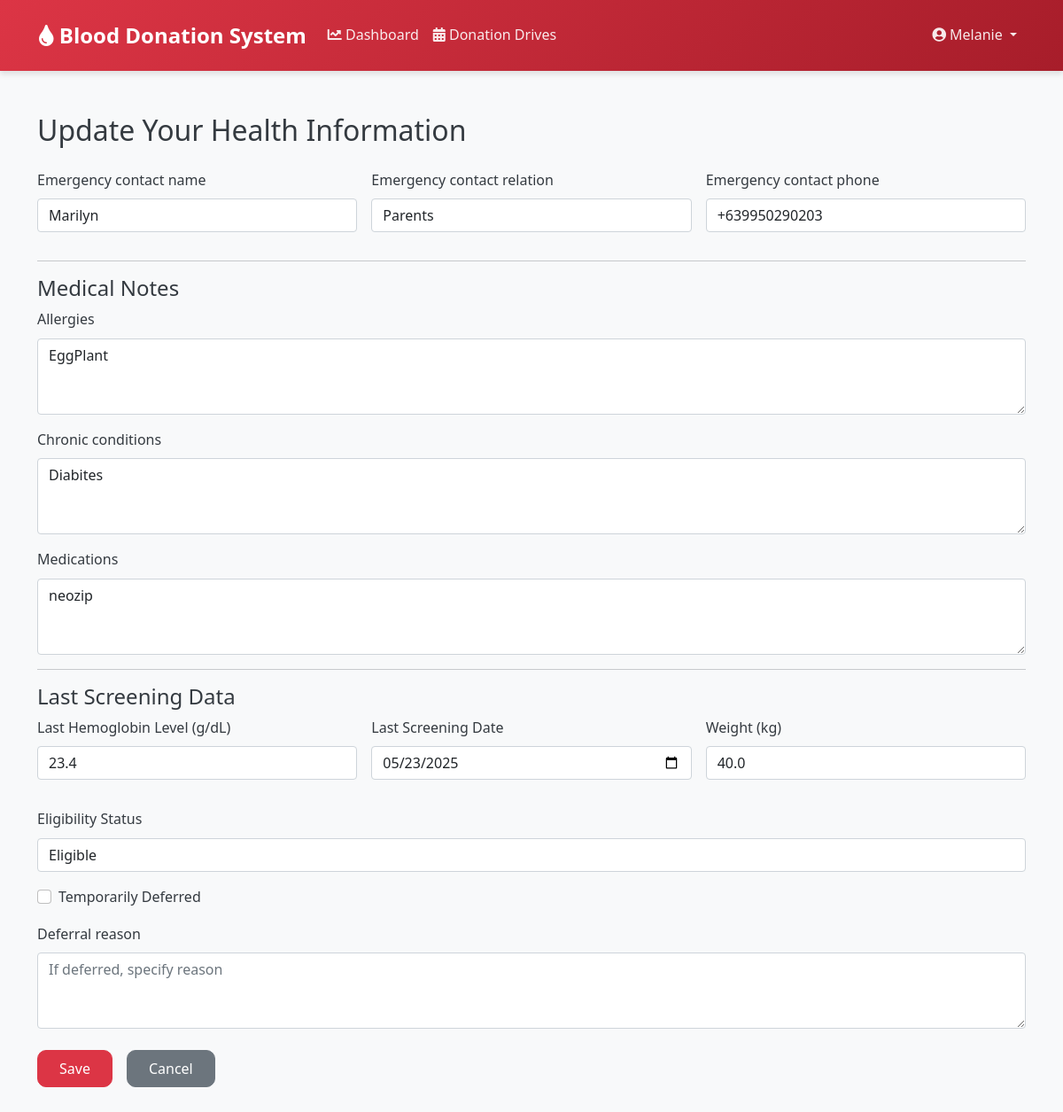
/update-health-info/ (signed in), run on the app's committed database.
### donation/models.py (models this page shows, shortened)
class Donor(models.Model):
    user = models.OneToOneField(User, on_delete=models.CASCADE)
    first_name = models.CharField(max_length=100)
    last_name = models.CharField(max_length=100)
    birth_date = models.DateField()
    gender = models.CharField(max_length=1, choices=GENDER_CHOICES, default='O')
    blood_type = models.CharField(max_length=3, choices=BLOOD_TYPES)
    contact_number = models.CharField(max_length=20)
    email = models.EmailField()
    address = models.TextField()
    barangay = models.CharField(max_length=100)
    city = models.CharField(max_length=100)
    emergency_contact_name = models.CharField(max_length=100, blank=True)
    emergency_contact_relation = models.CharField(max_length=50, blank=True)
    emergency_contact_phone = models.CharField(max_length=20, blank=True)
    health_info = models.TextField(blank=True)
    allergies = models.TextField(blank=True)
    chronic_conditions = models.TextField(blank=True)
    medications = models.TextField(blank=True)
    last_hemoglobin_level = models.FloatField(null=True, blank=True)  # g/dL
    last_screening_date = models.DateField(null=True, blank=True)
    weight = models.FloatField(null=True, blank=True)  # kg
    eligibility_status = models.CharField(max_length=50, blank=True)
    is_deferred = models.BooleanField(default=False)
    deferral_reason = models.TextField(blank=True)

### donation/views.py (the view)
# urls.py: path('update-health-info/', views.update_health_info, name='update-health-info'),
@login_required
def update_health_info(request):
    try:
        donor = Donor.objects.get(user=request.user)
    except Donor.DoesNotExist:
        messages.error(request, "Donor profile not found. Please complete your profile first.")
        return redirect('update-profile')
    if request.method == "POST":
        form = DonorHealthInfoForm(request.POST, instance=donor)
        if form.is_valid():
            form.save()
            messages.success(request, "Health information updated successfully.")
            return redirect('donor-dashboard')
    else:
        form = DonorHealthInfoForm(instance=donor)
    return render(request, 'donation/update_health_info.html', {'form': form})

### donation/templates/donation/update_health_info.html (shortened to what this page needs)
{% extends "donation/base.html" %}
{% load crispy_forms_tags %}
{% block content %}
<div class="container py-4">
    <h2 class="mb-4">Update Your Health Information</h2>
    <form method="post" novalidate class="needs-validation" id="healthInfoForm">
        <div class="row g-3">
            <div class="col-md-4">
                {{ form.emergency_contact_name|as_crispy_field }}
            </div>
            <div class="col-md-4">
                {{ form.emergency_contact_relation|as_crispy_field }}
            </div>
            <div class="col-md-4">
                {{ form.emergency_contact_phone|as_crispy_field }}
            </div>
        </div>
        <hr />
        <h4>Medical Notes</h4>
        <div class="mb-3">
            {{ form.allergies|as_crispy_field }}
        </div>
        <div class="mb-3">
            {{ form.chronic_conditions|as_crispy_field }}
        </div>
        <div class="mb-3">
            {{ form.medications|as_crispy_field }}
        </div>
        <hr />
        <h4>Last Screening Data</h4>
        <div class="row g-3">
            <div class="col-md-4">
                {{ form.last_hemoglobin_level|as_crispy_field }}
            </div>
            <div class="col-md-4">
                {{ form.last_screening_date|as_crispy_field }}
            </div>
            <div class="col-md-4">
                {{ form.weight|as_crispy_field }}
            </div>
        </div>
        <div class="mb-3 mt-3">
            {{ form.eligibility_status|as_crispy_field }}
        </div>
        <div class="form-check mb-3">
            {{ form.is_deferred }}
            <label class="form-check-label" for="{{ form.is_deferred.id_for_label }}">Temporarily Deferred</label>
        </div>
        <div class="mb-3">
            {{ form.deferral_reason|as_crispy_field }}
        </div>
        <div class="d-flex align-items-center mt-4">
            <button type="submit" class="btn btn-primary" id="saveButton" aria-label="Save health information">Save</button>
            <a href="{% url 'donor-dashboard' %}" class="btn btn-secondary ms-3" id="cancelButton" aria-label="Cancel and return to dashboard">Cancel</a>
        </div>
    </form>
</div>
{% endblock %}

### donation/templates/donation/base.html (shortened to what this page needs)
{% load static %}
<!DOCTYPE html>
<html lang="en">
<head>
    <link href="https://cdn.jsdelivr.net/npm/bootstrap@5.1.3/dist/css/bootstrap.min.css" rel="stylesheet">
    <link href="https://cdnjs.cloudflare.com/ajax/libs/font-awesome/5.15.4/css/all.min.css" rel="stylesheet">
    <link href="{% static 'donation/css/custom.css' %}" rel="stylesheet">
</head>
<body>
    <nav class="navbar navbar-expand-lg">
        <div class="container-fluid">
            <a href="{% url 'home' %}" class="navbar-brand">
                <i class="fas fa-tint"></i>
                Blood Donation System
            </a>
            <div class="collapse navbar-collapse" id="navbarNav">
                <ul class="navbar-nav me-auto">
                    {% if user.is_authenticated %}
                        {% if user.is_staff %}
                            <li class="nav-item">
                                <a href="{% url 'admin-dashboard' %}" class="nav-link {% if request.resolver_match.url_name == 'admin-dashboard' %}active{% endif %}">
                                    <i class="fas fa-chart-line"></i> Dashboard
                                </a>
                            </li>
                            <li class="nav-item">
                                <a href="{% url 'drive-list' %}" class="nav-link {% if request.resolver_match.url_name == 'drive-list' %}active{% endif %}">
                                    <i class="fas fa-calendar-alt"></i> Donation Drives
                                </a>
                            </li>
                            <li class="nav-item">
                                <a href="{% url 'manage-inventory' %}" class="nav-link {% if request.resolver_match.url_name == 'manage-inventory' %}active{% endif %}">
                                    <i class="fas fa-boxes"></i> Inventory
                                </a>
                            </li>
                        {% else %}
                            <li class="nav-item">
                                <a href="{% url 'donor-dashboard' %}" class="nav-link {% if request.resolver_match.url_name == 'donor-dashboard' %}active{% endif %}">
                                    <i class="fas fa-chart-line"></i> Dashboard
                                </a>
                            </li>
                            <li class="nav-item">
                                <a href="{% url 'drive-list' %}" class="nav-link {% if request.resolver_match.url_name == 'drive-list' %}active{% endif %}">
                                    <i class="fas fa-calendar-alt"></i> Donation Drives
                                </a>
                            </li>
                        {% endif %}
                    {% endif %}
                </ul>
                <ul class="navbar-nav">
                    {% if user.is_authenticated %}
                        <li class="nav-item dropdown">
                            <a class="nav-link dropdown-toggle" href="#" id="userDropdown" role="button" data-bs-toggle="dropdown">
                                <i class="fas fa-user-circle"></i> {{ user.username }}
                            </a>
                        </li>
                    {% endif %}
                </ul>
            </div>
        </div>
    </nav>
    <main class="py-4">
        {% block content %}{% endblock %}
    </main>
</body>
</html>

### donation/static/donation/css/custom.css (style rules this page uses)
:root { --primary-color: #dc3545; --primary-dark: #a71d2a; --secondary-color: #6c757d; --success-color: #28a745; --info-color: #17a2b8; --warning-color: #ffc107; --danger-color: #dc3545; --light-color: #f8f9fa; --dark-color: #343a40; --white: #ffffff; --shadow-sm: 0 2px 4px rgba(0,0,0,0.05); --shadow-md: 0 4px 6px rgba(0,0,0,0.1); --shadow-lg: 0 10px 15px rgba(0,0,0,0.1); --transition: all 0.3s ease; }
body { font-family: 'Segoe UI', Tahoma, Geneva, Verdana, sans-serif; background-color: var(--light-color); color: var(--dark-color); line-height: 1.6; }
.navbar { background: linear-gradient(135deg, var(--primary-color) 0%, var(--primary-dark) 100%); padding: 1rem 2rem; box-shadow: var(--shadow-md); }
.navbar-brand { font-weight: bold; font-size: 1.5rem; color: var(--white) !important; }
.navbar-nav .nav-link { color: var(--white) !important; opacity: 0.9; transition: var(--transition); }
.btn { border-radius: 10px; padding: 0.5rem 1.5rem; font-weight: 500; transition: var(--transition); }
.btn-primary { background-color: var(--primary-color); border-color: var(--primary-color); }

### data on the page
Donor: emergency_contact_name "Marilyn", emergency_contact_relation "Parents", emergency_contact_phone "+639950290203", allergies "EggPlant", chronic_conditions "Diabites", medications "neozip", last_hemoglobin_level "23.4", last_screening_date "05/23/2025", weight "40.0", eligibility_status "Eligible"

### other printed values
{{ user.username }} "Melanie"
